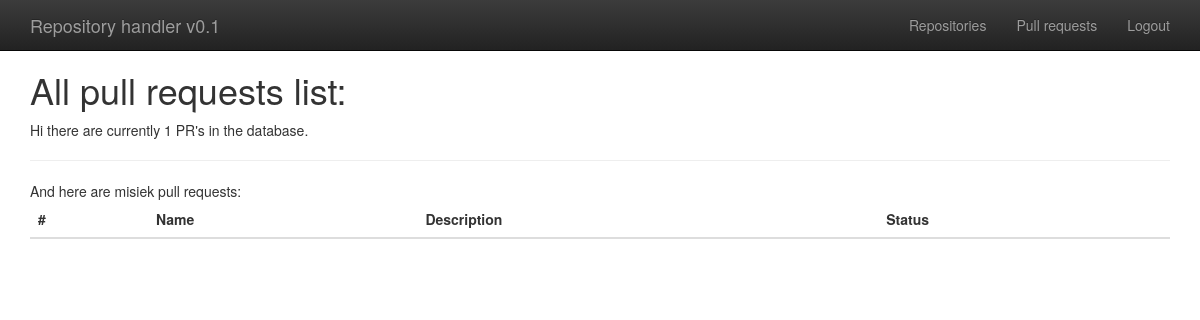
Before: /validator/pr/ (signed in) with the older database file.
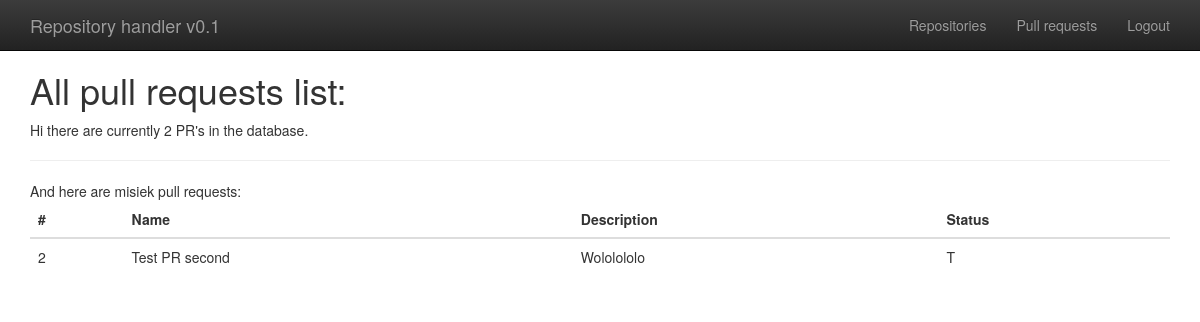
After: the same page with the newer database file.
### validator/models.py (models this page shows)
class PR(models.Model):
    owner = models.ForeignKey(User, related_name="pr_creator", on_delete=models.PROTECT)
    created = models.DateTimeField(auto_now_add=True)
    name = models.CharField(max_length=100, default="Unnamed PR")
    description = models.CharField(max_length=1000, null=True)
    status = models.CharField(max_length=1, default='N', choices=PR_STATUSES)
    merged = models.BooleanField()
    repo = models.ForeignKey(Repository, related_name="repository", on_delete=models.CASCADE)
    objects = PRQuerySet.as_manager()

### validator/views.py (the view)
# urls.py: path('pr/', views.all_prs, name='pr_list'),
@login_required
def all_prs(request):
    myprs = PR.objects.current_user_prs(request.user)
    return render(request, 'validator/prs.html',
                  {'nprs': PR.objects.count(),
                   'allprs': myprs})

### validator/models.py (called while the page is built)
    def current_user_prs(self, user):
        return self.filter(
            Q(owner=user)
        )

### templates/validator/prs.html (shortened to what this page needs)
{%  extends "../base.html" %}
{% block content %}
<h1>All pull requests list:</h1>
<div>Hi there are currently {{ nprs }} PR's in the database.</div>
<hr>
<div>And here are {{  user.username }} pull requests:</div>
    <table class="table table-hover">
        <thead class="thead-dark">
        <tr>
            <th>#</th>
            <th>Name</th>
            <th>Description</th>
            <th>Status</th>
        </tr>
        </thead>
        <tbody>
        {% for p in allprs %}
            <tr data-href="{{ p.id }}">
                <td>{{ p.id }}</td>
                <td>{{ p.name }}</td>
                <td>{{ p.description }}</td>
                <td>{{ p.status }}</td>
            </tr>
        {% endfor %}
        </tbody>
    </table>
{% endblock %}

Changed rows visible on the page:
added PR: id "2", name "Test PR second", description "Wololololo", status "T"
Other visible differences:
{{ nprs }}: "1" → "2"
